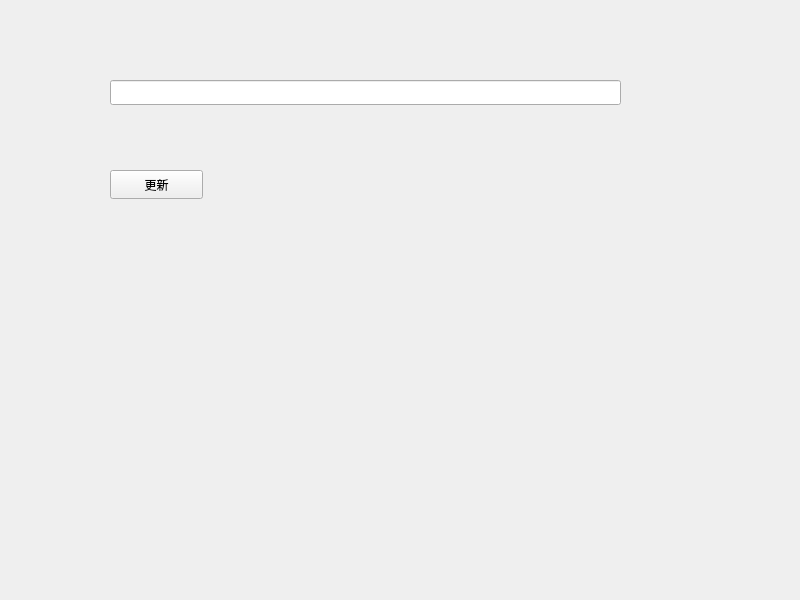
<?xml version="1.0" encoding="UTF-8"?>
<ui version="4.0">
 <class>Widget</class>
 <widget class="QWidget" name="Widget">
  <property name="geometry">
   <rect>
    <x>0</x>
    <y>0</y>
    <width>800</width>
    <height>600</height>
   </rect>
  </property>
  <property name="windowTitle">
   <string>Widget</string>
  </property>
  <widget class="QLineEdit" name="lineEdit">
   <property name="geometry">
    <rect>
     <x>110</x>
     <y>80</y>
     <width>511</width>
     <height>25</height>
    </rect>
   </property>
  </widget>
  <widget class="QPushButton" name="btnUpdate">
   <property name="geometry">
    <rect>
     <x>110</x>
     <y>170</y>
     <width>93</width>
     <height>29</height>
    </rect>
   </property>
   <property name="text">
    <string>更新</string>
   </property>
  </widget>
 </widget>
 <resources/>
 <connections/>
</ui>
